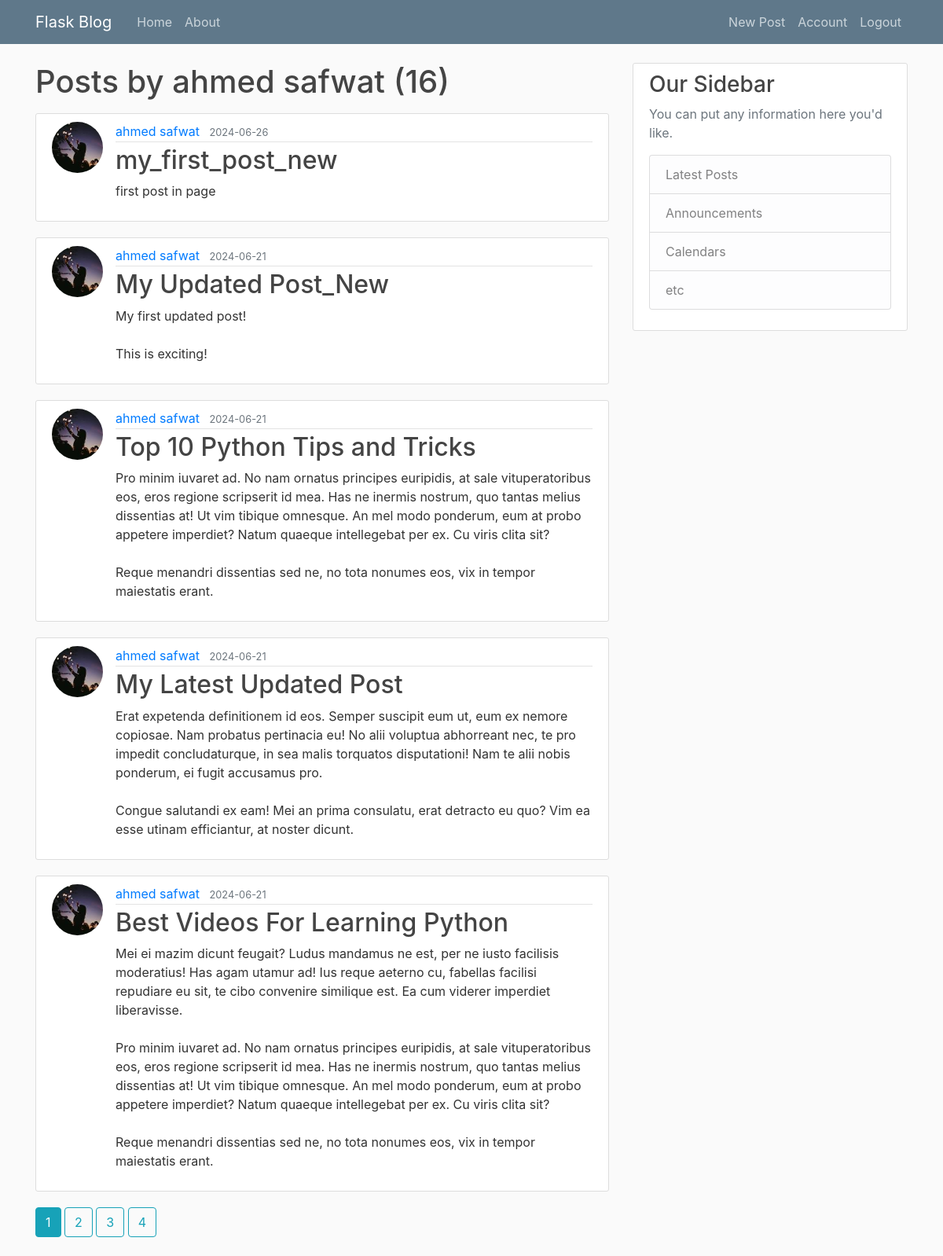
The app's page /user/ahmed safwat (signed in) with its own data.
### flaskblog/models.py (models this page shows, shortened)
class User(db.Model, UserMixin):
    id = db.Column(db.Integer, primary_key=True)
    username = db.Column(db.String(20), unique=True, nullable=False)
    email = db.Column(db.String(120), unique=True, nullable=False)
    image_file = db.Column(db.String(20), nullable=False, default='default.jpg')
    password = db.Column(db.String(60), nullable=False)
    posts = db.relationship('Post', backref='author', lazy=True)

class Post(db.Model):
    id = db.Column(db.Integer, primary_key=True)
    title = db.Column(db.String(100), nullable=False)
    date_posted = db.Column(db.DateTime, nullable=False, default=datetime.utcnow)
    content = db.Column(db.Text, nullable=False)
    user_id = db.Column(db.Integer, db.ForeignKey('user.id'), nullable=False)

### flaskblog/Users/routes.py (the view)
@users.route("/user/<string:username>")
@login_required
def user_posts(username):
    page=request.args.get('page', 1, type=int)
    user=User.query.filter_by(username=username).first_or_404()
    posts=Post.query.filter_by(author=user).order_by(Post.date_posted.desc()).paginate(page=page,per_page=5)
    return render_template('user_posts.html', posts=posts,user=user)

### flaskblog/models.py (called while the page is built)
@login_manager.user_loader
def load_user(user_id):
    return User.query.get(int(user_id))

### flaskblog/templates/user_posts.html
{% extends "layout.html" %}
{% block content %}
    <h1 class="mb-3">Posts by {{ user.username }} ({{ posts.total }})</h1>
    {% for post in posts.items %}
        <article class="media content-section">
          <img class="rounded-circle article-img" src="{{ url_for('static', filename='profile_pics/' + post.author.image_file) }}">
          <div class="media-body">
            <div class="article-metadata">
              <a class="mr-2" href="{{ url_for('users.user_posts', username=post.author.username) }}">{{ post.author.username }}</a>
              <small class="text-muted">{{ post.date_posted.strftime('%Y-%m-%d') }}</small>
            </div>
            <h2><a class="article-title" href="{{ url_for('posts.post', post_id=post.id) }}">{{ post.title }}</a></h2>
            <p class="article-content">{{ post.content }}</p>
          </div>
        </article>
    {% endfor %}
    {% for page_num in posts.iter_pages(left_edge=1, right_edge=1, left_current=1, right_current=2) %}
      {% if page_num %}
        {% if posts.page == page_num %}
          <a class="btn btn-info mb-4" href="{{ url_for('users.user_posts', username=user.username, page=page_num) }}">{{ page_num }}</a>
        {% else %}
          <a class="btn btn-outline-info mb-4" href="{{ url_for('users.user_posts', username=user.username, page=page_num) }}">{{ page_num }}</a>
        {% endif %}
      {% else %}
        ...
      {% endif %}
    {% endfor %}
{% endblock content %}

### flaskblog/static/main.css (style rules this page uses)
body { background: #fafafa; color: #333333; margin-top: 5rem; }
h1, h2, h3, h4, h5, h6 { color: #444444; }
.content-section { background: #ffffff; padding: 10px 20px; border: 1px solid #dddddd; border-radius: 3px; margin-bottom: 20px; }
.article-title { color: #444444; }
.article-content { white-space: pre-line; }
.article-img { height: 65px; width: 65px; margin-right: 16px; }
.article-metadata { padding-bottom: 1px; margin-bottom: 4px; border-bottom: 1px solid #e3e3e3 }

### records on screen
User: username "ahmed safwat"
Post: image_file (picture), author.username "ahmed safwat", date_posted "2024-06-26", title "my_first_post_new", content "first post in page"
Post: image_file (picture), author.username "ahmed safwat", date_posted "2024-06-21", title "My Updated Post_New", content "My first updated post! This is exciting!"
Post: image_file (picture), author.username "ahmed safwat", date_posted "2024-06-21", title "Top 10 Python Tips and Tricks", content "Pro minim iuvaret ad. No nam ornatus principes euripidis, at sale vituperatoribus eos, eros regione scripserit id mea. Has ne inermis nostrum, quo tantas melius dissentias at! Ut vim tibique omnesque. An mel modo ponderum, eum at probo appetere imperdiet? Natum quaeque intellegebat per ex. Cu viris clita sit? Reque menandri dissentias sed ne, no tota nonumes eos, vix in tempor maiestatis erant."
Post: image_file (picture), author.username "ahmed safwat", date_posted "2024-06-21", title "My Latest Updated Post", content "Erat expetenda definitionem id eos. Semper suscipit eum ut, eum ex nemore copiosae. Nam probatus pertinacia eu! No alii voluptua abhorreant nec, te pro impedit concludaturque, in sea malis torquatos disputationi! Nam te alii nobis ponderum, ei fugit accusamus pro. Congue salutandi ex eam! Mei an prima consulatu, erat detracto eu quo? Vim ea esse utinam efficiantur, at noster dicunt."
Post: image_file (picture), author.username "ahmed safwat", date_posted "2024-06-21", title "Best Videos For Learning Python", content "Mei ei mazim dicunt feugait? Ludus mandamus ne est, per ne iusto facilisis moderatius! Has agam utamur ad! Ius reque aeterno cu, fabellas facilisi repudiare eu sit, te cibo convenire similique est. Ea cum viderer imperdiet liberavisse. Pro minim iuvaret ad. No nam ornatus principes euripidis, at sale vituperatoribus eos, eros regione scripserit id mea. Has ne inermis nostrum, quo tantas melius dissentias at! Ut vim tibique omnesque. An mel modo ponderum, eum at probo appetere imperdiet? Natum quaeque intellegebat per ex. Cu viris clita sit? Reque menandri dissentias sed ne, no tota nonumes eos, vix in tempor maiestatis erant."

### other values on screen
{{ posts.total }} "16"
{{ page_num }} "1"
{{ page_num }} "2" "3" "4"
